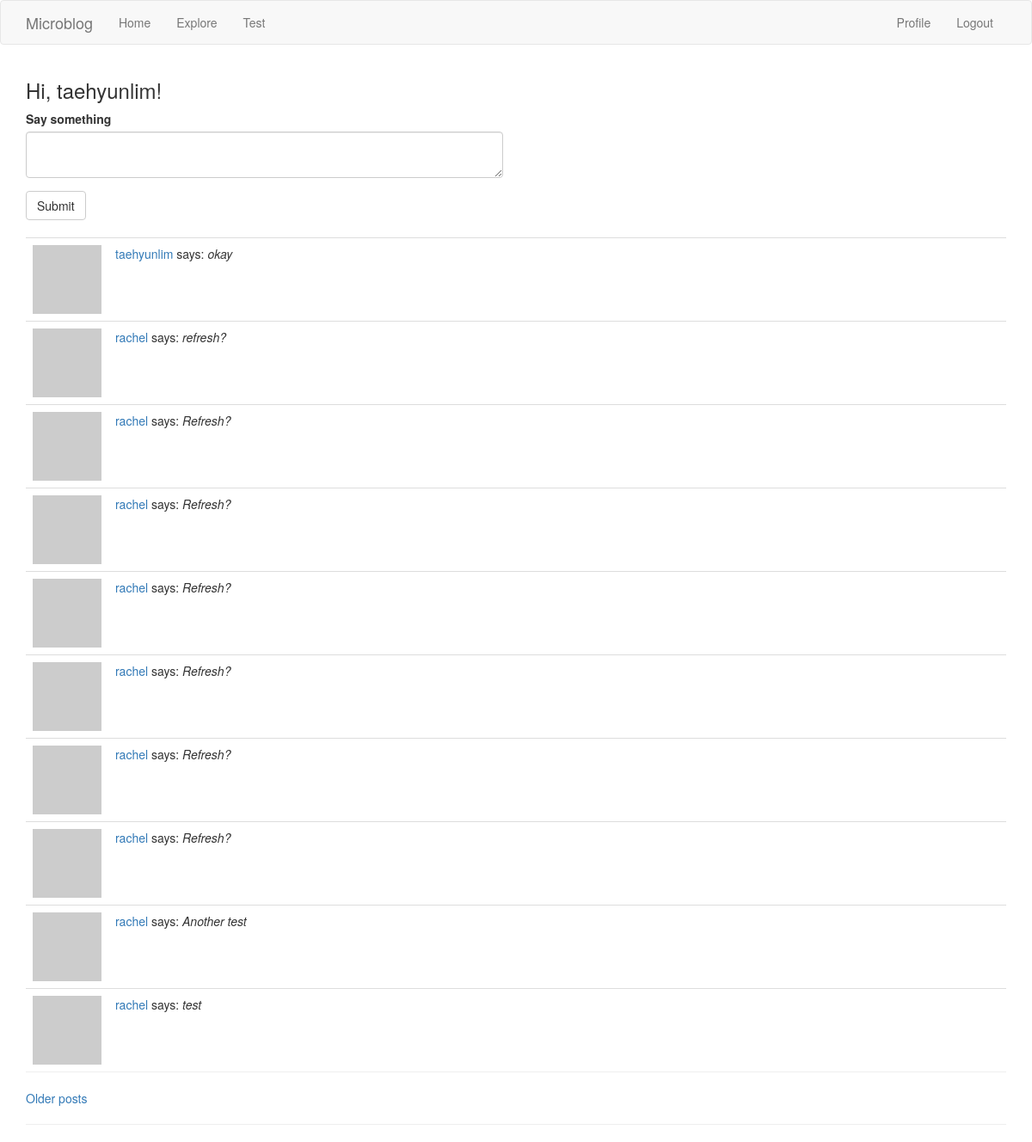
The page /index (signed in) on the database its author committed.
### app/models.py (models this page shows, shortened)
class User(UserMixin, db.Model):
    id = db.Column(db.Integer, primary_key=True)
    username = db.Column(db.String(64), index=True, unique=True)
    email = db.Column(db.String(120), index=True, unique=True)
    pw_hash = db.Column(db.String(128))
    about_me = db.Column(db.String(140))
    datetime_joined = db.Column(db.DateTime, default=datetime.utcnow)
    datetime_last_seen = db.Column(db.DateTime, default=datetime.utcnow)
    posts = db.relationship('Post', backref='author', lazy='dynamic')
    followed = db.relationship(
        'User', # Self-referential
        secondary=followers, # Association table defined above
        primaryjoin=(followers.c.follower_id == id), # How left-side entity is linked: User's `id` matches the `follower_id` field of the association table
        secondaryjoin=(followers.c.followed_id == id), # How the right-side entity (followed user) is linked.
        backref=db.backref('followers', lazy='dynamic'), # How this relationship will be accessed from the right-side entity (followed)
        lazy='dynamic' # `dynamic` sets up the query to not run until specifically requested
    )
    def avatar(self, size):
        digest = md5(self.email.lower().encode('utf-8')).hexdigest()
        return 'https://www.gravatar.com/avatar/{}?d=identicon&s={}'.format(digest, size)
    def followed_posts(self):
        followed = Post.query.join(
            followers, (followers.c.followed_id == Post.user_id)).filter(
                followers.c.follower_id == self.id)
        own = Post.query.filter_by(user_id=self.id)
        return followed.union(own).order_by(Post.timestamp.desc())

class Post(db.Model):
    id = db.Column(db.Integer, primary_key=True)
    body = db.Column(db.String(140))
    timestamp = db.Column(db.DateTime, index=True, default=datetime.utcnow)
    user_id = db.Column(db.Integer, db.ForeignKey('user.id'))

### app/routes.py (the view)
@application.route('/', methods=['GET', 'POST'])
@application.route('/index', methods=['GET', 'POST'])
@login_required
def index():
    page = request.args.get('page', 1, type=int)
    form = PostForm()
    if form.validate_on_submit():
        post = Post(body=form.post.data, author=current_user)
        db.session.add(post)
        db.session.commit()
        flash('Posted successfully.')
        return redirect(url_for('index'))
    posts = current_user.followed_posts().paginate(
        page, application.config['POSTS_PER_PAGE'], False)
    next_url = url_for('index', page=posts.next_num) if posts.has_next else None
    prev_url = url_for('index', page=posts.prev_num) if posts.has_prev else None
    return render_template('index.html', title='Home', form=form, posts=posts.items, next_url=next_url, prev_url=prev_url)

### app/forms.py
class PostForm(FlaskForm):
    post = TextAreaField('Say something', validators=[
        DataRequired(), Length(min=1, max=140)])
    submit = SubmitField('Submit')

### app/models.py (called while the page is built)
@login.user_loader
def load_user(id):
    return User.query.get(int(id))

### app/routes.py (called while the page is built)
@application.before_request
def before_request():
    if current_user.is_authenticated:
        current_user.datetime_last_seen = datetime.utcnow()
        db.session.commit()

### app/templates/index.html (shortened to what this page needs)
{% extends "base.html" %}
{% import 'bootstrap/wtf.html' as wtf %}
{% block app_content %}
  <h3>Hi, {{ current_user.username }}!</h3>
  {% if form %}
  <div class="row">
    <div class="col-sm-6">
      {{ wtf.quick_form(form) }}
    </div>
  </div>
  <br>
  {% endif %}
  {% for post in posts %}
    {% include '_post.html' %}
  {% endfor %}
  <hr style="margin-top: 0 !important;">
  {% if next_url %}<a href="{{ next_url }}">Older posts</a>{% endif %}
{% endblock %}

### app/templates/_post.html
<table class="table table-hover" style="margin-bottom: 0 !important;">
  <tr>
    <td width="30px">
      <a href="{{ url_for('user', username=post.author.username) }}">
        <img src="{{ post.author.avatar(16) }}">
      </a>
    </td>
    <td>
      <a href="{{ url_for('user', username=post.author.username) }}">
        {{ post.author.username }}
      </a> says: <i>{{ post.body }}</i>
    </td>
  </tr>
</table>

### rows shown on the page
User: username "taehyunlim"
Post: author.username "taehyunlim", body "okay"
Post: author.username "rachel", body "refresh?"
Post: author.username "rachel", body "Refresh?"
Post: author.username "rachel", body "Refresh?"
Post: author.username "rachel", body "Refresh?"
Post: author.username "rachel", body "Refresh?"
Post: author.username "rachel", body "Refresh?"
Post: author.username "rachel", body "Refresh?"
Post: author.username "rachel", body "Another test"
Post: author.username "rachel", body "test"
